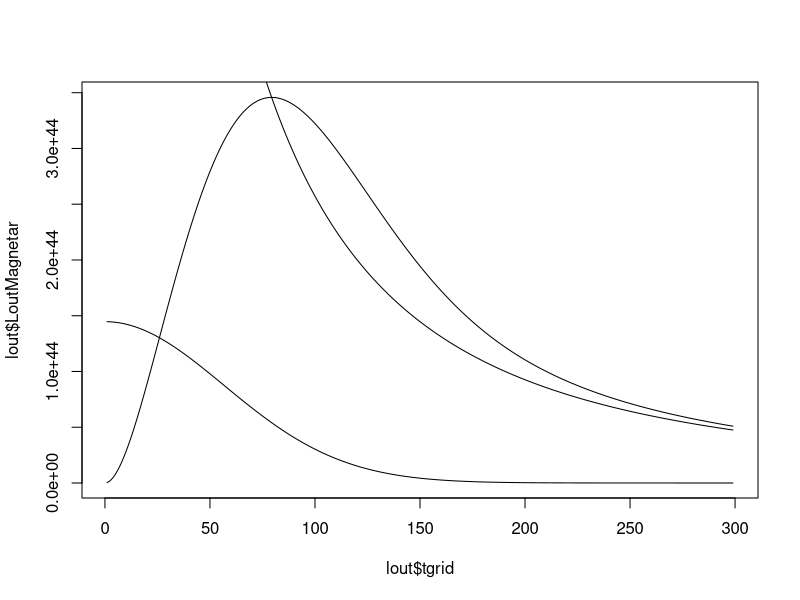

This chart was generated by the following R code:
MagnetarLightCurve <- function(t,Ep,tp){
     # Generate a light curve from the model of magnetar spin-down
     # Lsd(t) = (Ep/tp) * (1 + t/tp)^(-2)
     # Does not pass the diffusion process, nor leakage
     # t = time (after explosion in rest frame) corresponding to the calculated spin-down luminosity (day)
     # Ep = initial spin-down energy (erg)
     # tp = initial spin-down timescale (day)
     # output = total spin-down luminosity at a given time (erg/s)
     return( (Ep/(tp * 24 * 60 * 60.0)) * (1.0 + t/tp)^(-2) )
}

DiffusionMagnetarLightCurve <- function(Ep,tp,tmax,Esn,tLC,tDiff=tLC,r0=0.0,v=1e4){
     # Generate a light curve from the diffusion approximation with magnetar spin-down engine from 1 - tmax days
     # This calls function MagnetarLightCurve
     # By default, the function assumes small initial radius
     # Time step for integration is 1 day
     # Edge effect: set zero at 0 and tmax+1 days
     # Ep = initial spin-down energy (erg)
     # tp = spin-down timescale (day)
     # tmax = maximum time (after explosion in rest frame) corresponding to the calculated output luminosity (day)
     # Esn = Explosion energy (erg)
     # tLC = effective light curve timescale (i.e., = sqrt(2 * tDiff * tExp)) (day)
     # tDiff = diffusion timescale = tLC (default) (day)
     # r0 = 0 (default for assuming small initial radius) (cm)
     # v = ejecta velocity (km/s)
     # return(time grid in days, spin-down input luminosity in erg/s, spin-down diffused output luminosity in erg/s, fireball luminosity in erg/s)
     
     tgrid = c(0:tmax) # generate time grids (day)
     
     # values will be often used in the calculation
     a = (tgrid/tLC)^2 + (2.0 * r0*1e-5 * tgrid)/(v*60.0*60*24 * tLC^2) # changing units
     b = (r0*1e-5)/(v*60.0*60*24 * tLC) + tgrid/tLC
     c = exp(-a)
     d = exp(+a)
     ####
     
     LoutFireball = (Esn/(tDiff * 24.0 * 60 * 60)) * c # fireball term
     
     # magnetar term
     Linp = MagnetarLightCurve(tgrid,Ep,tp)
     integrand = d * b * Linp
     integral = c()
     integral[1] = 0.0
     LoutMagnetar = c()
     LoutMagnetar[1] = 0.0
     for (i in 2:tmax){
          integral[i] = 0.5 * (integrand[i-1] + integrand[i]) * 1.0
          LoutMagnetar[i] = LoutMagnetar[i-1] + integral[i]
     }
     LoutMagnetar[tmax+1] = 0.0
     LoutMagnetar = (2.0/tLC) * c * LoutMagnetar
     ###
     
     return(list(tgrid = tgrid[2:tmax], Linp = Linp[2:tmax], LoutMagnetar = LoutMagnetar[2:tmax], LoutFireball = LoutFireball[2:tmax]))
}

# example:
tmax = 300.0
lout = DiffusionMagnetarLightCurve(Ep=1e52,tp=50.0,tmax=tmax,Esn=1e51,tLC=80.0)
str(lout)
plot(lout$tgrid,lout$LoutMagnetar,type="l")
lines(lout$tgrid,lout$LoutFireball)
lines(lout$tgrid,lout$Linp)

     
